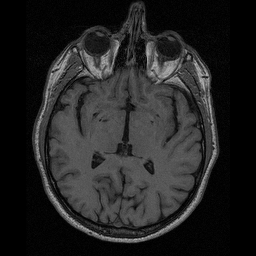
#> input picture data/lab-01-data/brain-slice40.tiff, 256 x 256 px; its folder holds 4 pictures in this run
$ jupyter execute --allow-errors lab_01_segmentation.ipynb   (shell and % lines are left out)
#> lines starting #> are read from the running program, lines starting #| are printed output that depends on the picture; after the words box and inside, x2 and y2 are one past the last pixel; in counts of white or black regions, pixels touching at a corner belong together
# [IAPR 2018:][iapr2018] Lab 1 ‒  Image segmentation

**Author:** Tao Sun
**Due date:** 20.04.2018

[iapr2018]: https://github.com/LTS5/iapr-2018

## Extract relevant data
We first need to extract the `lab-01-data.tar.gz` archive.
To this end, we use the [tarfile] module from the Python standard library.

[tarfile]: https://docs.python.org/3.6/library/tarfile.html

[cell 1]
import tarfile
import os

data_base_path = os.path.join(os.pardir, 'data')
data_folder = 'lab-01-data'
tar_path = os.path.join(data_base_path, data_folder + '.tar.gz')
#> (the rest of this cell did not finish here and is left out)

## Part 1: Brain segmentation

Your goal: compute the size of the brain (in pixels) in a 2D image of a human head taken by Magnetic Resonance Imaging (MRI).
* Try as many methods as you can, the more the better.
* At least region growing and contour detection.

### 1.1 Brain image visualization

[cell 2]
import skimage.io
import matplotlib.pyplot as plt

# Load image
data_path = os.path.join(data_base_path, data_folder)
brain_im = skimage.io.imread(os.path.join(data_path, 'brain-slice40.tiff'))
#> brain_im is the input picture: shape (256, 256); min 0, max 189, mean 35.2
im_h, im_w = brain_im.shape
#> im_h = 256; im_w = 256

fig, ax = plt.subplots(1, 1, figsize=(6, 6))
ax.imshow(brain_im, cmap='gray')
ax.set_title('MRI brain image ({} px, {} px)'.format(im_h, im_w))
ax.axis('off')
plt.show()

### 1.2 Region growing
Add your implementation and discussion

[cell 3]
import numpy as np

[cell 4]
def neighbor(image, seed):
    im_h, im_w = image.shape
    x, y = seed
    neighbor = []
    if(x>0):
        neighbor.append((x-1,y))
    if(y>0):
        neighbor.append((x,y-1))
    if(x<im_h-1):
        neighbor.append((x+1,y))
    if(y<im_w-1):
        neighbor.append((x,y+1))
    return neighbor

[cell 5]
def region_growing(image, seed, t, region):
    ns = neighbor(image, seed)
    for n in ns:
        #print(seed, "neighbor:", n)
        if(region[n]==0): # not checked
            #print(seed, "check:", n)
            if(image[n]>=image[seed]):
                d = image[n] - image[seed]
            else:
                d = image[seed] - image[n]
            if(d < t):
                #print(seed, "put:", n, d)
                region[n] = 1 # mark as region
                region_growing(image, n, t, region) # check its region
            else:
                #print(seed, "not:", n, d)
                region[n] = -1 # mark as not region

[cell 6]
region = brain_im.copy()
region.fill(0)
#> region: shape (256, 256); every value is 0
seed = (100,58)
region[seed] = 1
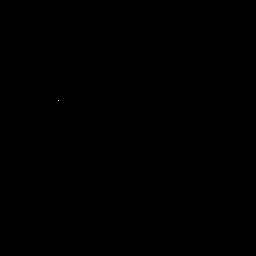
#> region: shape (256, 256); values 0 (black) and 1 (white), 0% white in thin lines or dots, all inside (x1, y1, x2, y2) = (58, 100, 59, 101)
region_growing(brain_im, seed, 5, region)
#> in region_growing, `ns = neighbor(image, seed)`: ns = [(99, 58), (100, 57), (101, 58), (100, 59)]
#> the loop in region_growing, `for n in ns: #print(seed, "neighbor:", n)` made 4 passes
#> d on passes 1, 3: 14, 16
#> d on pass 2: 12
#> after the loop in region_growing, `for n in ns:`: region: shape (256, 256); 0.02% of pixels changed, all inside (x1, y1, x2, y2) = (57, 98, 61, 103)

[cell 7]
region[region==1] = 100
#> region: shape (256, 256); min 0, max 255, mean 0
region[region==-1]=0
fig, ax = plt.subplots(1, 2, figsize=(12, 6))
ax[0].imshow(brain_im, cmap='gray')
ax[0].set_title('MRI brain image ({} px, {} px)'.format(im_h, im_w))
ax[0].axis('off')
ax[1].imshow(region, cmap='gray')
ax[1].set_title('MRI brain image ({} px, {} px)'.format(im_h, im_w))
ax[1].axis('off')
plt.show()
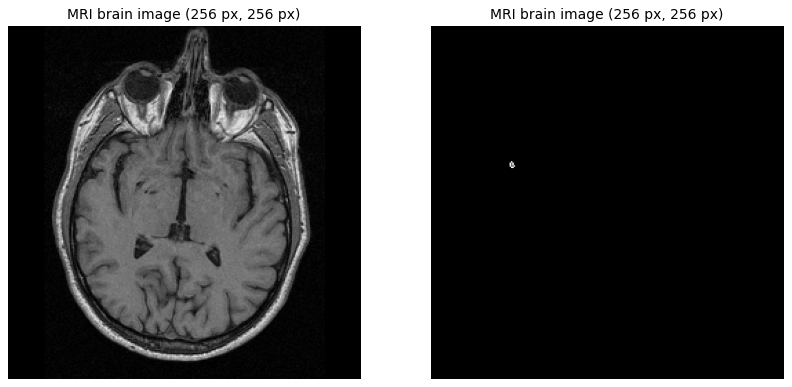
#> figure drawn by matplotlib, 2 panels

#> (a cell that did not finish here is left out)

### 1.3 Contour detection
Add your implementation and discussion

### 1.4 Additional method(s)
Add your implementation and discussion

## Part 2: Shape/color segmentation

You will find hereafter a picture of shapes of different colors, taken under four different illuminations.
We ask you to create a routine to:
1. Count the number of shapes of each color.
1. Compute the total area (in pixels) of each color.

One specific challenge is to be robust to illumination changes.
Try to have the same routine(s) running on the four images, and giving (approximatively) the same results.
Therefore some kind of intensity normalization should probably be used.
To help you, you will also find a reference image (palette) with disks of each possible color, that you can use as references.

**Note:** the routine(s) that you will write for this part will be useful for the robot project as well, so pay special attention to it.

### 2.1 Images and palette visualization

[cell 9]
# Load images
im_names = ['arena-shapes-01', 'arena-shapes-02', 'arena-shapes-03', 'arena-shapes-04']
filenames = [os.path.join(data_path, name) + '.png' for name in im_names]
ic = skimage.io.imread_collection(filenames)
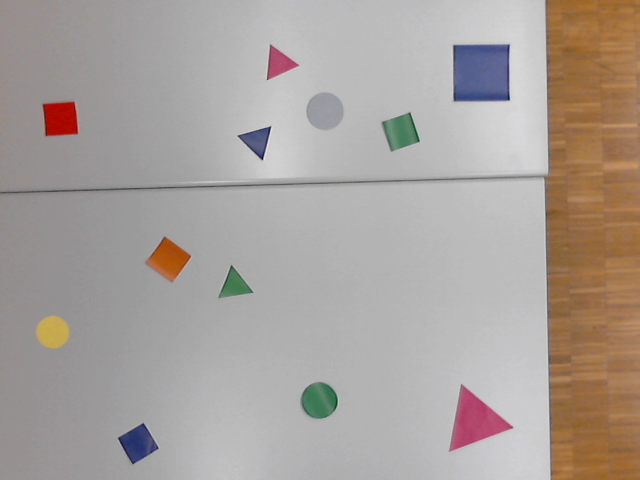
#> input picture data/lab-01-data/arena-shapes-01.png, 640 x 480 px
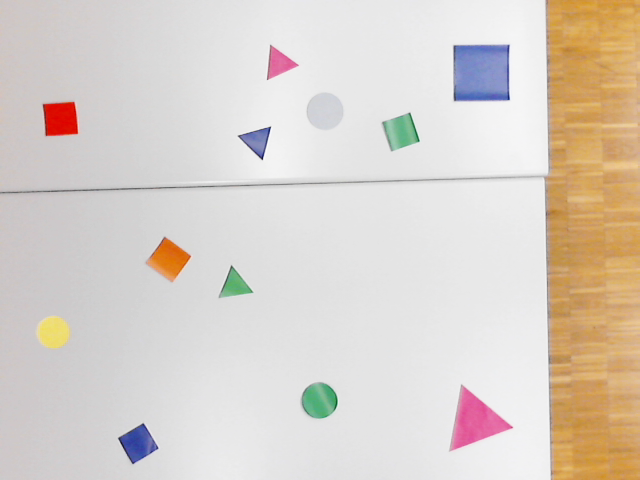
#> input picture data/lab-01-data/arena-shapes-02.png, 640 x 480 px
#> ic = 2 items
images = skimage.io.concatenate_images(ic)
print('Number of images: ', images.shape[0])
#| Number of images:  2
print('Image size: {}, {} '.format(images.shape[1], images.shape[2]))
#| Image size: 480, 640
print('Number of color channels: ', images.shape[-1])
#| Number of color channels:  3

[cell 10]
# Plot images
fig, axes = plt.subplots(2, 2, figsize=(12, 12))
for ax, im, nm in zip(axes.ravel(), images, im_names):
    ax.imshow(im)
    ax.axis('off')
    ax.set_title(nm)
#> this loop made 2 passes
#> nm on passes 1 to 2: 'arena-shapes-01', 'arena-shapes-02'
plt.show()

[cell 11]
# Load and plot palette
palette = skimage.io.imread(os.path.join(data_path, 'arena-palette.png'))
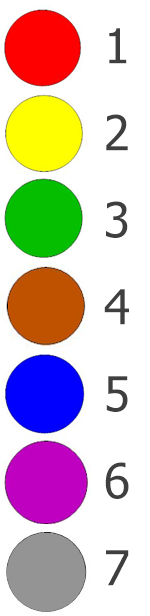
#> input picture data/lab-01-data/arena-palette.png, 150 x 616 px
#> palette is the input picture: shape (616, 150, 3); mean R, G, B 210.5, 191.3, 189.1
fig, ax = plt.subplots(1, 1, figsize=(6, 6))
ax.imshow(palette)
ax.axis('off')
plt.show()
